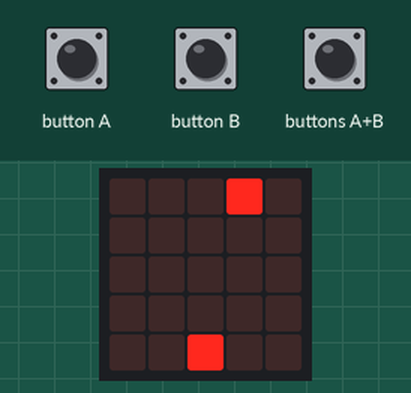
This program was run on a simulated BBC micro:bit (MakeCode). On the bench: the board's 5×5 LED display. Inputs (shaded band) come from the test bench. Random numbers come from a fixed seed; the short countdown, score and lost-life animations are approximate.

Above: at 1.2 s.
1.3 s: button B pressed for 0.15 s
At 1.61 s:
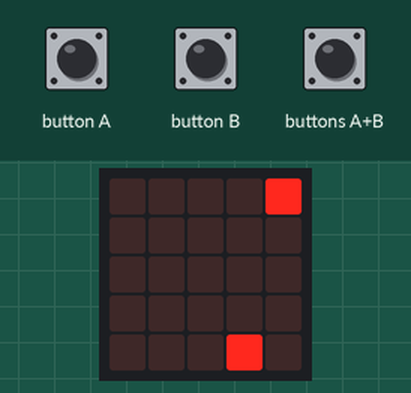
2.0 s: button B pressed for 0.15 s
At 2.46 s:
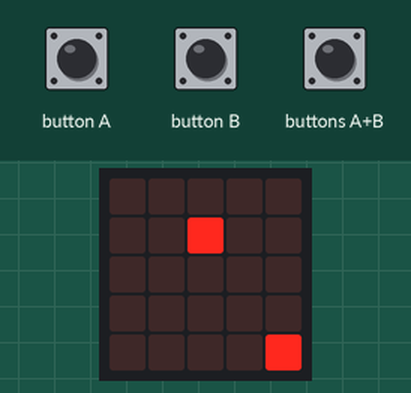
2.7 s: buttons A+B pressed for 0.15 s
At 3.0 s:
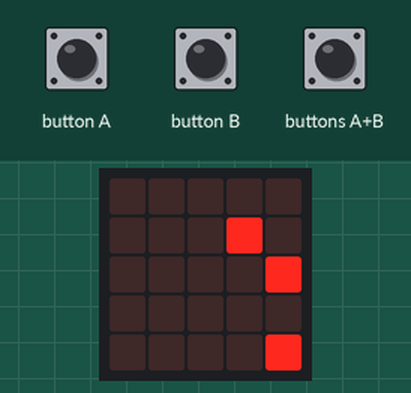
3.4 s: button A pressed for 0.15 s
At 4.05 s:
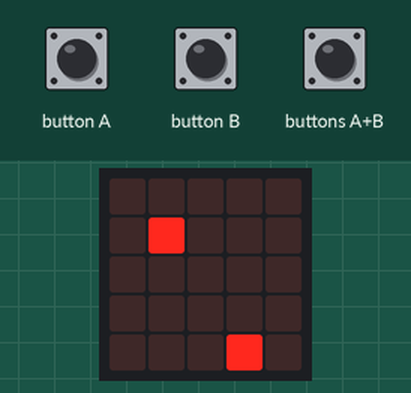
4.1 s: button A pressed for 0.15 s
At 5.3 s:
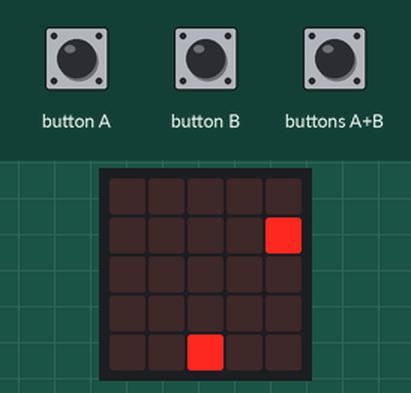
Timing chart, 0 to 7.1 s (numbered marks = the images above; inputs shaded):
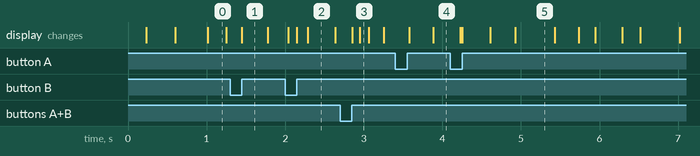

Measured:
- what the display in image 5 shows lasts 0.5 s, from 4.9 s to 5.4 s

The program:

main.ts
```typescript
input.onButtonPressed(Button.A, function () {
    主角.change(LedSpriteProperty.X, -1)
})
input.onButtonPressed(Button.AB, function () {
    子彈 = game.createSprite(主角.get(LedSpriteProperty.X), 主角.get(LedSpriteProperty.Y))
    for (let index = 0; index < 4; index++) {
        子彈.change(LedSpriteProperty.Y, -1)
        basic.pause(100)
    }
    子彈.delete()
})
input.onButtonPressed(Button.B, function () {
    主角.change(LedSpriteProperty.X, 1)
})
let 子彈: game.LedSprite = null
let 主角: game.LedSprite = null
game.setScore(0)
主角 = game.createSprite(2, 4)
let 飛機 = game.createSprite(0, 0)
basic.forever(function () {
    if (子彈) {
        if (子彈.isTouching(飛機)) {
            game.addScore(1)
            飛機.set(LedSpriteProperty.X, 0)
            飛機.set(LedSpriteProperty.Y, 0)
        }
    }
})
basic.forever(function () {
    basic.pause(randint(200, 400))
    飛機.change(LedSpriteProperty.X, 1)
    if (飛機.get(LedSpriteProperty.X) == 4) {
        basic.pause(500)
        飛機.set(LedSpriteProperty.X, 0)
        飛機.change(LedSpriteProperty.Y, 1)
    }
})
basic.forever(function () {
    if (主角.isTouching(飛機)) {
        game.gameOver()
    }
})
```

test.ts
```typescript
// 在這裡測試；當此封包作為擴充功能時，將不會編譯此內容。
```
